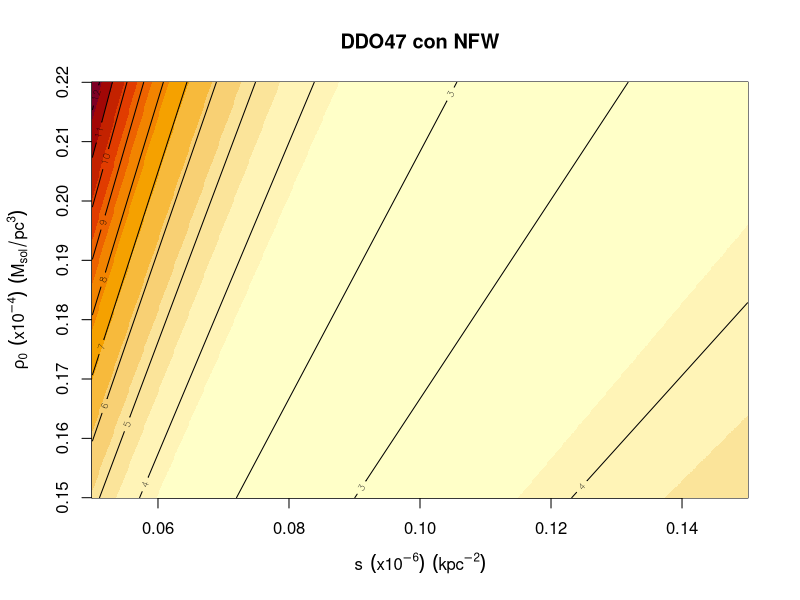

The R source for this figure:

#PERFIL NFW
#GALAXIA DDO47


################################################################################
###################### LECTURA DE DATOS EN FICHERO #############################
################################################################################

#En este caso tenemos kpc para los radios y las velocidades km/s
#buscamos obtener los resultados trabajando en pc, para obtener 
#a=rho_0 en Msolares/pc^3 y b=s en 1/pc

#cte de gravitacion en las unidades que lo necesitamos km^2*pc / Msol*s^2
#esto es para obtener s en kpc^-1 y pho en Msol/pc^3

#La otra opcion es G=43*10^-4 y los radios pasarlos a pc 
# datos$R<-datos$R*1000, entonces las sale en pc^-1 y sus unidades son 3 0 mas

G<-4300


#Leemos los datos tal y como estan en el fichero,  los metemos en un dataset y
#damos nombre a sus columnas 
datos<-read.table("data_format_DDO185.txt", header=F)
colnames(datos)<-c("R","Vgas", "Vstar", "Vbulb", "Vtot", "Verr")


#Definimos la masa debida a las componentes visibles
Vmv<-sqrt(datos$Vgas^2+datos$Vstar^2)
datos$R<-datos$R*0.01 #convertimos siendo conscientes de que queremos visualizar bien los resultados



################################################################################



################################################################################
#################### REPRESENTACIÓN GRÁFICA DE CHI^2 ###########################
################################################################################

# A partir de ahora los parámetros a y b hacen referencia a rho_0 y s cada uno

#Definimos la función CHI^2 para el ISO reducida (dividida por el numero de 
#grados de libertad (6) en este caso)
sum<-0 #sumatoria necesaria

chi<-function(b,a){
  for(j in 1:8) 
    
    sum<-sum + ((datos$Vtot[j]-(sqrt(Vmv[j]^2+4*pi*G*(a/b^2)*(1/(b*datos$R[j]))*((1/(b*datos$R[j]+1))-1+log(b*datos$R[j]+1)))))^2)/(datos$Verr[j]^2*6)
  
  return (sum)
}


#Evaluación de la función donde sabemos que alcanza realmente el mínimo
chi(0.1004263894,0.187687146)


#Asignamos valores a los parámetros en torno al mínimo para que sean los que se
#representen
b<-seq(0.05,0.15,length=700) #parámetro s
a<-seq(0.15,0.22,length=700) #parámetro rho_0

z<-outer(b, a, chi)

#Representacion de las curvas de nivel
par(mar=c(5,4.5,4,2.5)+0.1) #margenes para que se visualice bien
image(b,a,z,main="DDO47 con NFW",xlab=expression(s ~~ (x10^-6)~~(kpc^-2)),ylab=expression(rho[0]~~ (x10^-4)~~(M[sol]/pc^3)))
contour(b,a,z,add=T)
################################################################################


################################################################################
########################### MÉTODOS ITERATIVOS #################################
################################################################################

## Comun a todos los metodos de busqueda de minimos


#Necesitamos la libreria de caluclo numerico de derivadas
library(numDeriv)  

#Parámetros iniciales del método
theta_0 <- c(0.2, 9) #valores iniciales de los parámetros s y rho_0

n <- 60 #numero maximo de iteraciones
epsilon<-0.00001 #criterio de parada

#Hay que escribir la función de forma que los parámetros se recojan en un vector

sum<-0

# A lo que le calcularemos el hessiano y el gradiente, función escalar
chi2<-function(w){
  for(j in 1:8) 
    
    sum<-sum + ((datos$Vtot[j]-(sqrt(Vmv[j]^2+4*pi*G*(w[2]/w[1]^2)*(1/(w[1]*datos$R[j]))*((1/(w[1]*datos$R[j]+1))-1+log(w[1]*datos$R[j]+1)))))^2)/(datos$Verr[j]^2*6)
  
  return (sum)
}

#A lo que le calcularemos el jacobiano, función vectorial 

aux<-vector("numeric",8)
f<-function(w){
  for(j in 1:8) 
    
    aux[j]<- (sqrt(Vmv[j]^2+4*pi*G*(w[2]/w[1]^2)*(1/(w[1]*datos$R[j]))*((1/(w[1]*datos$R[j]+1))-1+log(w[1]*datos$R[j]+1))))
  
  return (aux)
}
  
#Matriz de errores

W<-diag(8)
for(j in 1:8)
  W[j,j]<-1/(datos$Verr[j]^2*6)
  

#Vector de residuos
res<-vector("numeric",8)
r<-function(w){
  for(j in 1:8) 
    
    res[j]<- (datos$Vtot[j]-(sqrt(Vmv[j]^2+4*pi*G*(w[2]/w[1]^2)*(1/(w[1]*datos$R[j]))*((1/(w[1]*datos$R[j]+1))-1+log(w[1]*datos$R[j]+1)))))
  
  return (res)
}

################################################################################


